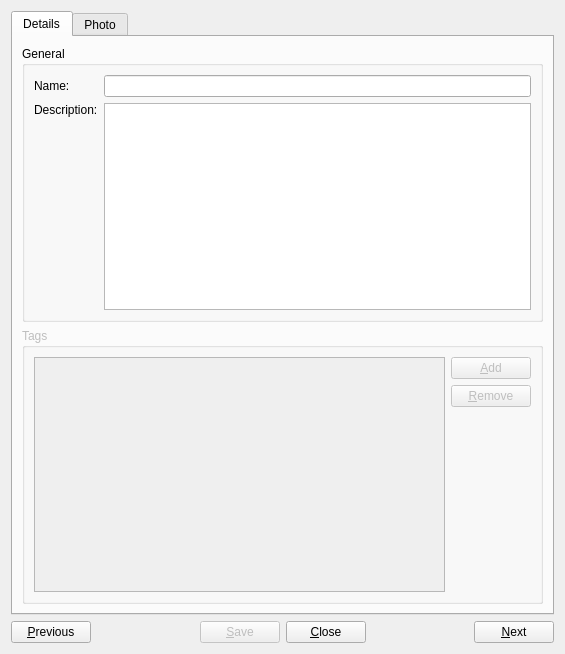
<ui version="4.0" >
 <class>PropertiesView</class>
 <widget class="QWidget" name="PropertiesView" >
  <property name="geometry" >
   <rect>
    <x>0</x>
    <y>0</y>
    <width>565</width>
    <height>654</height>
   </rect>
  </property>
  <property name="windowTitle" >
   <string/>
  </property>
  <layout class="QGridLayout" >
   <item row="0" column="0" >
    <widget class="QTabWidget" name="tabWidget" >
     <property name="currentIndex" >
      <number>0</number>
     </property>
     <widget class="QWidget" name="detailsTab" >
      <attribute name="title" >
       <string>Details</string>
      </attribute>
      <layout class="QGridLayout" >
       <item row="0" column="0" >
        <widget class="QGroupBox" name="groupBox" >
         <property name="title" >
          <string>General</string>
         </property>
         <layout class="QGridLayout" >
          <item row="0" column="0" >
           <widget class="QLabel" name="label" >
            <property name="text" >
             <string>Name:</string>
            </property>
            <property name="buddy" >
             <cstring>nameEdit</cstring>
            </property>
           </widget>
          </item>
          <item row="0" column="1" >
           <widget class="GWidgets::LineEdit" name="nameEdit" >
            <property name="inputMask" >
             <string/>
            </property>
            <property name="text" >
             <string/>
            </property>
           </widget>
          </item>
          <item row="1" column="0" >
           <widget class="QLabel" name="label_2" >
            <property name="text" >
             <string>Description:</string>
            </property>
            <property name="buddy" >
             <cstring>descriptionEdit</cstring>
            </property>
           </widget>
          </item>
          <item rowspan="2" row="1" column="1" >
           <widget class="QTextEdit" name="descriptionEdit" />
          </item>
          <item row="2" column="0" >
           <spacer>
            <property name="orientation" >
             <enum>Qt::Vertical</enum>
            </property>
            <property name="sizeHint" >
             <size>
              <width>20</width>
              <height>40</height>
             </size>
            </property>
           </spacer>
          </item>
         </layout>
        </widget>
       </item>
       <item row="1" column="0" >
        <widget class="QGroupBox" name="groupBox_2" >
         <property name="enabled" >
          <bool>false</bool>
         </property>
         <property name="title" >
          <string>Tags</string>
         </property>
         <layout class="QGridLayout" >
          <item rowspan="3" row="0" column="0" >
           <widget class="QListView" name="tagsView" />
          </item>
          <item row="0" column="1" >
           <widget class="QPushButton" name="addButton" >
            <property name="text" >
             <string>&amp;Add</string>
            </property>
           </widget>
          </item>
          <item row="1" column="1" >
           <widget class="QPushButton" name="removeButton" >
            <property name="text" >
             <string>&amp;Remove</string>
            </property>
           </widget>
          </item>
          <item row="2" column="1" >
           <spacer>
            <property name="orientation" >
             <enum>Qt::Vertical</enum>
            </property>
            <property name="sizeHint" >
             <size>
              <width>20</width>
              <height>40</height>
             </size>
            </property>
           </spacer>
          </item>
         </layout>
        </widget>
       </item>
      </layout>
     </widget>
     <widget class="QWidget" name="photoTab" >
      <attribute name="title" >
       <string>Photo</string>
      </attribute>
      <layout class="QGridLayout" >
       <item row="0" column="0" >
        <layout class="QHBoxLayout" >
         <item>
          <spacer>
           <property name="orientation" >
            <enum>Qt::Horizontal</enum>
           </property>
           <property name="sizeHint" >
            <size>
             <width>40</width>
             <height>20</height>
            </size>
           </property>
          </spacer>
         </item>
         <item>
          <widget class="QLabel" name="photo" >
           <property name="minimumSize" >
            <size>
             <width>512</width>
             <height>512</height>
            </size>
           </property>
           <property name="maximumSize" >
            <size>
             <width>512</width>
             <height>512</height>
            </size>
           </property>
           <property name="cursor" >
            <cursorShape>PointingHandCursor</cursorShape>
           </property>
           <property name="text" >
            <string/>
           </property>
           <property name="alignment" >
            <set>Qt::AlignCenter</set>
           </property>
          </widget>
         </item>
         <item>
          <spacer>
           <property name="orientation" >
            <enum>Qt::Horizontal</enum>
           </property>
           <property name="sizeHint" >
            <size>
             <width>40</width>
             <height>20</height>
            </size>
           </property>
          </spacer>
         </item>
        </layout>
       </item>
       <item row="1" column="0" >
        <layout class="QHBoxLayout" >
         <item>
          <spacer>
           <property name="orientation" >
            <enum>Qt::Horizontal</enum>
           </property>
           <property name="sizeHint" >
            <size>
             <width>40</width>
             <height>20</height>
            </size>
           </property>
          </spacer>
         </item>
         <item>
          <widget class="QPushButton" name="rotateCWButton" >
           <property name="text" >
            <string>Rotate clockwise</string>
           </property>
           <property name="icon" >
            <iconset resource="../resources.qrc" >:/images/rotate_cw.png</iconset>
           </property>
          </widget>
         </item>
         <item>
          <widget class="QPushButton" name="rotateCCWButton" >
           <property name="layoutDirection" >
            <enum>Qt::LeftToRight</enum>
           </property>
           <property name="text" >
            <string>Rotate counter-clockwise</string>
           </property>
           <property name="icon" >
            <iconset resource="../resources.qrc" >:/images/rotate_ccw.png</iconset>
           </property>
          </widget>
         </item>
         <item>
          <spacer>
           <property name="orientation" >
            <enum>Qt::Horizontal</enum>
           </property>
           <property name="sizeHint" >
            <size>
             <width>40</width>
             <height>20</height>
            </size>
           </property>
          </spacer>
         </item>
        </layout>
       </item>
       <item row="2" column="0" >
        <spacer>
         <property name="orientation" >
          <enum>Qt::Vertical</enum>
         </property>
         <property name="sizeHint" >
          <size>
           <width>20</width>
           <height>40</height>
          </size>
         </property>
        </spacer>
       </item>
      </layout>
     </widget>
    </widget>
   </item>
   <item row="1" column="0" >
    <layout class="QHBoxLayout" >
     <item>
      <widget class="QPushButton" name="previousButton" >
       <property name="text" >
        <string>&amp;Previous</string>
       </property>
       <property name="icon" >
        <iconset resource="../resources.qrc" >:/images/back.png</iconset>
       </property>
      </widget>
     </item>
     <item>
      <spacer>
       <property name="orientation" >
        <enum>Qt::Horizontal</enum>
       </property>
       <property name="sizeHint" >
        <size>
         <width>40</width>
         <height>20</height>
        </size>
       </property>
      </spacer>
     </item>
     <item>
      <widget class="QPushButton" name="saveButton" >
       <property name="enabled" >
        <bool>false</bool>
       </property>
       <property name="text" >
        <string>&amp;Save</string>
       </property>
       <property name="icon" >
        <iconset resource="../resources.qrc" >:/images/filesave.png</iconset>
       </property>
      </widget>
     </item>
     <item>
      <widget class="QPushButton" name="closeButton" >
       <property name="layoutDirection" >
        <enum>Qt::LeftToRight</enum>
       </property>
       <property name="text" >
        <string>&amp;Close</string>
       </property>
       <property name="icon" >
        <iconset resource="../resources.qrc" >:/images/exitedit.png</iconset>
       </property>
      </widget>
     </item>
     <item>
      <spacer>
       <property name="orientation" >
        <enum>Qt::Horizontal</enum>
       </property>
       <property name="sizeHint" >
        <size>
         <width>40</width>
         <height>20</height>
        </size>
       </property>
      </spacer>
     </item>
     <item>
      <widget class="QPushButton" name="nextButton" >
       <property name="layoutDirection" >
        <enum>Qt::RightToLeft</enum>
       </property>
       <property name="text" >
        <string>&amp;Next</string>
       </property>
       <property name="icon" >
        <iconset resource="../resources.qrc" >:/images/forward.png</iconset>
       </property>
      </widget>
     </item>
    </layout>
   </item>
  </layout>
 </widget>
 <customwidgets>
  <customwidget>
   <class>GWidgets::LineEdit</class>
   <extends>QLineEdit</extends>
   <header>widgets/lineedit.h</header>
  </customwidget>
 </customwidgets>
 <resources>
  <include location="../resources.qrc" />
 </resources>
 <connections/>
</ui>
